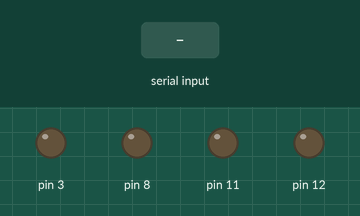
Recording of a sketch running on a simulated Arduino Uno, built with avr-gcc and run on an emulated ATmega328P. On the bench: output pins drawn as LEDs (lit = HIGH). The test bench sets the inputs (shaded band).

Above: at 1.2 s.
1.3 s: "U" received over Serial
At 2.1 s:
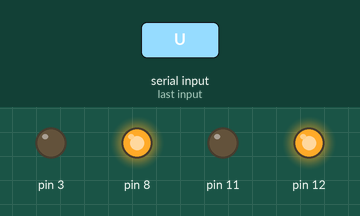
3.0 s: "4" received over Serial
At 3.1 s:
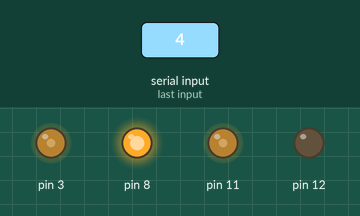
4.7 s: "L" received over Serial
At 4.8 s:
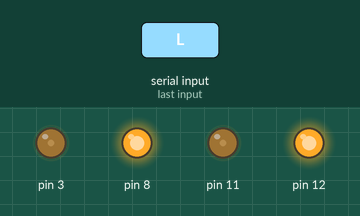
6.4 s: "R" received over Serial
At 6.5 s:
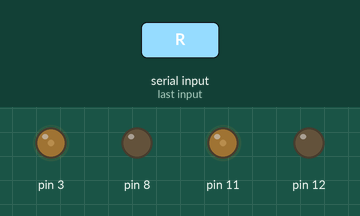
Timing chart, 0 to 9.1 s (numbered marks = the images above; inputs shaded):
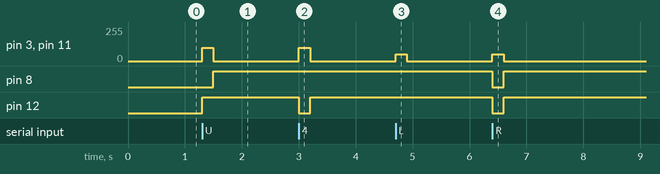

Measured:
- after the input at 1.3 s, pin 3, pin 11: 0/255 → 100/255 at once, → 0/255 0.20 s later; pin 8: LOW → HIGH after 0.20 s; pin 12: LOW → HIGH at once
- after the input at 3.0 s, pin 3, pin 11: 0/255 → 100/255 at once, → 0/255 0.20 s later; pin 12: HIGH → LOW at once, → HIGH 0.20 s later
- after the input at 4.7 s, pin 3, pin 11: 0/255 → 50/255 at once, → 0/255 0.20 s later
- after the input at 6.4 s, pin 3, pin 11: 0/255 → 50/255 at once, → 0/255 0.20 s later; pin 8, pin 12: HIGH → LOW at once, → HIGH 0.20 s later

The sketch:

motor_control.ino
```cpp
//include motor code
#include "TBMotor.h"

#define DRIVE_POWER 100
#define TURN_POWER 50
#define COMMAND_DELAY 200

OseppTBMotor Motor1(12, 11);
OseppTBMotor Motor2(8, 3);
//OseppTBMotor Motor3(7, 6);
//OseppTBMotor Motor4(4, 5);


void setup() {
  Serial.begin(9600);
}

void loop() {
  // put your main code here, to run repeatedly:
  ProcessCommand();
}


void ProcessCommand()
{
  int c;
  if (Serial.available() > 0 )
  {
    c = Serial.read();
    switch (c)
    {
      case 'U': case '2':
        forward(DRIVE_POWER);
        delay(COMMAND_DELAY);
        forward(0);
        break;
      case '4':
        backwards(DRIVE_POWER);
        delay(COMMAND_DELAY);
        backwards(0);
        break;
      case 'L': case '1':
        turn(TURN_POWER);
        delay(COMMAND_DELAY);
        turn(0);
        break;
      case 'R': case '3':
        turn(-TURN_POWER);
        delay(COMMAND_DELAY);
        turn(0);
        break;
      case 'A':
        break;
      case 'C': case 'c':
        break;
      case 'B': case 'b':
        break;
      case 'D':
        break;
      default:
        break;
    }
  }
}

void forward(int power)
{
        Motor1.SetSpeed(power);
        Motor2.SetSpeed(-power);
}

void backwards(int power)
{
        Motor1.SetSpeed(-power);
        Motor2.SetSpeed(power);
}

void turn(int power)
{
        Motor1.SetSpeed(power);
        Motor2.SetSpeed(power);
}
```

TBMotor.cpp
```cpp
#include <Arduino.h>
#include "TBMotor.h"

OseppTBMotor::OseppTBMotor(uint8_t dir_pin, uint8_t pwm_pin)
{
  _dir_pin=dir_pin;
  _pwm_pin=pwm_pin;
  pinMode(_dir_pin,OUTPUT);
  digitalWrite(_pwm_pin,LOW);
}
void OseppTBMotor::forward(uint8_t speed)
{
  analogWrite( _pwm_pin,0);
  digitalWrite(_dir_pin,HIGH);
  analogWrite( _pwm_pin,speed);
}
void OseppTBMotor::backward(uint8_t speed)
{
  analogWrite( _pwm_pin,0);
  digitalWrite(_dir_pin,LOW);
  analogWrite( _pwm_pin,speed);
}
void OseppTBMotor::SetSpeed(int speed)
{
  analogWrite( _pwm_pin,0);
  if(speed<0)
  {
    speed=-speed;
    digitalWrite(_dir_pin,LOW);
  }else{
    digitalWrite(_dir_pin,HIGH);
  }
  analogWrite( _pwm_pin,speed);
}
```

TBMotor.h
```cpp
#include <arduino.h>
class OseppTBMotor
{
  public:
    OseppTBMotor(uint8_t dir_pin, uint8_t pwm_pin);
    void forward(uint8_t speed);
    void backward(uint8_t speed);
    void SetSpeed(int speed);
  private:
    uint8_t _dir_pin, _pwm_pin;
};
```
